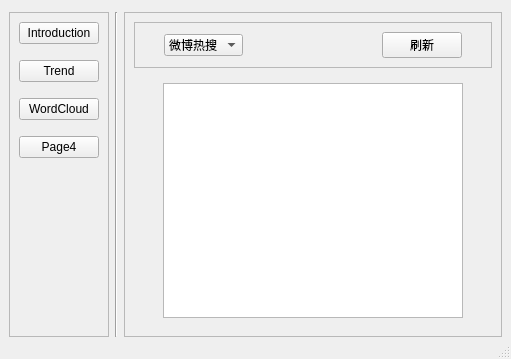
<?xml version="1.0" encoding="UTF-8"?>
<ui version="4.0">
 <class>MainWindow</class>
 <widget class="QMainWindow" name="MainWindow">
  <property name="geometry">
   <rect>
    <x>0</x>
    <y>0</y>
    <width>489</width>
    <height>359</height>
   </rect>
  </property>
  <property name="minimumSize">
   <size>
    <width>0</width>
    <height>0</height>
   </size>
  </property>
  <property name="windowTitle">
   <string>MainWindow</string>
  </property>
  <widget class="QWidget" name="centralwidget">
   <property name="sizePolicy">
    <sizepolicy hsizetype="Expanding" vsizetype="Expanding">
     <horstretch>0</horstretch>
     <verstretch>0</verstretch>
    </sizepolicy>
   </property>
   <property name="minimumSize">
    <size>
     <width>0</width>
     <height>0</height>
    </size>
   </property>
   <layout class="QHBoxLayout" name="horizontalLayout">
    <property name="topMargin">
     <number>12</number>
    </property>
    <property name="bottomMargin">
     <number>0</number>
    </property>
    <item>
     <widget class="QFrame" name="frame">
      <property name="enabled">
       <bool>true</bool>
      </property>
      <property name="sizePolicy">
       <sizepolicy hsizetype="Maximum" vsizetype="Preferred">
        <horstretch>0</horstretch>
        <verstretch>0</verstretch>
       </sizepolicy>
      </property>
      <property name="mouseTracking">
       <bool>false</bool>
      </property>
      <property name="focusPolicy">
       <enum>Qt::NoFocus</enum>
      </property>
      <property name="layoutDirection">
       <enum>Qt::LeftToRight</enum>
      </property>
      <property name="frameShape">
       <enum>QFrame::StyledPanel</enum>
      </property>
      <property name="frameShadow">
       <enum>QFrame::Raised</enum>
      </property>
      <layout class="QVBoxLayout" name="verticalLayout" stretch="0,0,0,0,0">
       <property name="spacing">
        <number>16</number>
       </property>
       <item>
        <widget class="QPushButton" name="btn1">
         <property name="sizePolicy">
          <sizepolicy hsizetype="Preferred" vsizetype="Minimum">
           <horstretch>0</horstretch>
           <verstretch>0</verstretch>
          </sizepolicy>
         </property>
         <property name="text">
          <string>Introduction</string>
         </property>
        </widget>
       </item>
       <item>
        <widget class="QPushButton" name="btn2">
         <property name="sizePolicy">
          <sizepolicy hsizetype="Preferred" vsizetype="Minimum">
           <horstretch>0</horstretch>
           <verstretch>0</verstretch>
          </sizepolicy>
         </property>
         <property name="text">
          <string>Trend</string>
         </property>
        </widget>
       </item>
       <item>
        <widget class="QPushButton" name="btn3">
         <property name="sizePolicy">
          <sizepolicy hsizetype="Preferred" vsizetype="Minimum">
           <horstretch>0</horstretch>
           <verstretch>0</verstretch>
          </sizepolicy>
         </property>
         <property name="text">
          <string>WordCloud</string>
         </property>
        </widget>
       </item>
       <item>
        <widget class="QPushButton" name="btn4">
         <property name="enabled">
          <bool>true</bool>
         </property>
         <property name="sizePolicy">
          <sizepolicy hsizetype="Preferred" vsizetype="Minimum">
           <horstretch>0</horstretch>
           <verstretch>0</verstretch>
          </sizepolicy>
         </property>
         <property name="minimumSize">
          <size>
           <width>0</width>
           <height>0</height>
          </size>
         </property>
         <property name="text">
          <string>Page4</string>
         </property>
        </widget>
       </item>
       <item>
        <spacer name="verticalSpacer">
         <property name="orientation">
          <enum>Qt::Vertical</enum>
         </property>
         <property name="sizeType">
          <enum>QSizePolicy::MinimumExpanding</enum>
         </property>
         <property name="sizeHint" stdset="0">
          <size>
           <width>20</width>
           <height>40</height>
          </size>
         </property>
        </spacer>
       </item>
      </layout>
     </widget>
    </item>
    <item>
     <widget class="Line" name="line">
      <property name="orientation">
       <enum>Qt::Vertical</enum>
      </property>
     </widget>
    </item>
    <item>
     <widget class="QStackedWidget" name="Rpage">
      <property name="frameShape">
       <enum>QFrame::StyledPanel</enum>
      </property>
      <property name="frameShadow">
       <enum>QFrame::Raised</enum>
      </property>
      <property name="currentIndex">
       <number>1</number>
      </property>
      <widget class="QWidget" name="IntroPage">
       <layout class="QVBoxLayout" name="verticalLayout_3">
        <item>
         <spacer name="verticalSpacer_3">
          <property name="orientation">
           <enum>Qt::Vertical</enum>
          </property>
          <property name="sizeType">
           <enum>QSizePolicy::Fixed</enum>
          </property>
          <property name="sizeHint" stdset="0">
           <size>
            <width>20</width>
            <height>40</height>
           </size>
          </property>
         </spacer>
        </item>
        <item>
         <layout class="QHBoxLayout" name="horizontalLayout_3">
          <item>
           <spacer name="horizontalSpacer_2">
            <property name="orientation">
             <enum>Qt::Horizontal</enum>
            </property>
            <property name="sizeHint" stdset="0">
             <size>
              <width>40</width>
              <height>20</height>
             </size>
            </property>
           </spacer>
          </item>
          <item>
           <widget class="QLabel" name="label_3">
            <property name="font">
             <font>
              <pointsize>17</pointsize>
             </font>
            </property>
            <property name="text">
             <string>What's happening in the world?</string>
            </property>
           </widget>
          </item>
          <item>
           <spacer name="horizontalSpacer_3">
            <property name="orientation">
             <enum>Qt::Horizontal</enum>
            </property>
            <property name="sizeHint" stdset="0">
             <size>
              <width>40</width>
              <height>20</height>
             </size>
            </property>
           </spacer>
          </item>
         </layout>
        </item>
        <item>
         <spacer name="verticalSpacer_2">
          <property name="orientation">
           <enum>Qt::Vertical</enum>
          </property>
          <property name="sizeType">
           <enum>QSizePolicy::MinimumExpanding</enum>
          </property>
          <property name="sizeHint" stdset="0">
           <size>
            <width>20</width>
            <height>40</height>
           </size>
          </property>
         </spacer>
        </item>
       </layout>
      </widget>
      <widget class="QWidget" name="TrendPage">
       <layout class="QVBoxLayout" name="verticalLayout_2">
        <item>
         <widget class="QFrame" name="frame_3">
          <property name="frameShape">
           <enum>QFrame::StyledPanel</enum>
          </property>
          <property name="frameShadow">
           <enum>QFrame::Raised</enum>
          </property>
          <layout class="QHBoxLayout" name="horizontalLayout_2">
           <item>
            <spacer name="horizontalSpacer_6">
             <property name="orientation">
              <enum>Qt::Horizontal</enum>
             </property>
             <property name="sizeType">
              <enum>QSizePolicy::Fixed</enum>
             </property>
             <property name="sizeHint" stdset="0">
              <size>
               <width>20</width>
               <height>20</height>
              </size>
             </property>
            </spacer>
           </item>
           <item>
            <widget class="QComboBox" name="comboBox">
             <property name="sizePolicy">
              <sizepolicy hsizetype="Fixed" vsizetype="Fixed">
               <horstretch>0</horstretch>
               <verstretch>0</verstretch>
              </sizepolicy>
             </property>
             <property name="minimumSize">
              <size>
               <width>60</width>
               <height>20</height>
              </size>
             </property>
             <item>
              <property name="text">
               <string>微博热搜</string>
              </property>
             </item>
             <item>
              <property name="text">
               <string>知乎热榜</string>
              </property>
             </item>
             <item>
              <property name="text">
               <string>百度热搜</string>
              </property>
             </item>
            </widget>
           </item>
           <item>
            <spacer name="horizontalSpacer">
             <property name="orientation">
              <enum>Qt::Horizontal</enum>
             </property>
             <property name="sizeType">
              <enum>QSizePolicy::Expanding</enum>
             </property>
             <property name="sizeHint" stdset="0">
              <size>
               <width>120</width>
               <height>20</height>
              </size>
             </property>
            </spacer>
           </item>
           <item>
            <widget class="QPushButton" name="pushButton">
             <property name="sizePolicy">
              <sizepolicy hsizetype="Fixed" vsizetype="Fixed">
               <horstretch>0</horstretch>
               <verstretch>0</verstretch>
              </sizepolicy>
             </property>
             <property name="minimumSize">
              <size>
               <width>60</width>
               <height>20</height>
              </size>
             </property>
             <property name="text">
              <string>刷新</string>
             </property>
            </widget>
           </item>
           <item>
            <spacer name="horizontalSpacer_7">
             <property name="orientation">
              <enum>Qt::Horizontal</enum>
             </property>
             <property name="sizeType">
              <enum>QSizePolicy::Fixed</enum>
             </property>
             <property name="sizeHint" stdset="0">
              <size>
               <width>20</width>
               <height>20</height>
              </size>
             </property>
            </spacer>
           </item>
          </layout>
         </widget>
        </item>
        <item>
         <widget class="QStackedWidget" name="stackedWidget">
          <property name="layoutDirection">
           <enum>Qt::LeftToRight</enum>
          </property>
          <property name="currentIndex">
           <number>2</number>
          </property>
          <widget class="QWidget" name="wb">
           <layout class="QHBoxLayout" name="horizontalLayout_5">
            <item>
             <spacer name="horizontalSpacer_4">
              <property name="orientation">
               <enum>Qt::Horizontal</enum>
              </property>
              <property name="sizeType">
               <enum>QSizePolicy::Fixed</enum>
              </property>
              <property name="sizeHint" stdset="0">
               <size>
                <width>20</width>
                <height>20</height>
               </size>
              </property>
             </spacer>
            </item>
            <item>
             <widget class="QListWidget" name="wblist">
              <property name="enabled">
               <bool>true</bool>
              </property>
              <property name="sizePolicy">
               <sizepolicy hsizetype="Preferred" vsizetype="Preferred">
                <horstretch>0</horstretch>
                <verstretch>0</verstretch>
               </sizepolicy>
              </property>
              <property name="minimumSize">
               <size>
                <width>300</width>
                <height>0</height>
               </size>
              </property>
             </widget>
            </item>
            <item>
             <spacer name="horizontalSpacer_5">
              <property name="orientation">
               <enum>Qt::Horizontal</enum>
              </property>
              <property name="sizeType">
               <enum>QSizePolicy::Fixed</enum>
              </property>
              <property name="sizeHint" stdset="0">
               <size>
                <width>20</width>
                <height>20</height>
               </size>
              </property>
             </spacer>
            </item>
           </layout>
          </widget>
          <widget class="QWidget" name="zh">
           <layout class="QHBoxLayout" name="horizontalLayout_7">
            <item>
             <spacer name="horizontalSpacer_8">
              <property name="orientation">
               <enum>Qt::Horizontal</enum>
              </property>
              <property name="sizeType">
               <enum>QSizePolicy::Fixed</enum>
              </property>
              <property name="sizeHint" stdset="0">
               <size>
                <width>20</width>
                <height>20</height>
               </size>
              </property>
             </spacer>
            </item>
            <item>
             <widget class="QListWidget" name="zhlist">
              <property name="sizePolicy">
               <sizepolicy hsizetype="Preferred" vsizetype="Preferred">
                <horstretch>0</horstretch>
                <verstretch>0</verstretch>
               </sizepolicy>
              </property>
              <property name="minimumSize">
               <size>
                <width>240</width>
                <height>0</height>
               </size>
              </property>
             </widget>
            </item>
            <item>
             <spacer name="horizontalSpacer_9">
              <property name="orientation">
               <enum>Qt::Horizontal</enum>
              </property>
              <property name="sizeType">
               <enum>QSizePolicy::Fixed</enum>
              </property>
              <property name="sizeHint" stdset="0">
               <size>
                <width>20</width>
                <height>20</height>
               </size>
              </property>
             </spacer>
            </item>
           </layout>
          </widget>
          <widget class="QWidget" name="bd">
           <layout class="QHBoxLayout" name="horizontalLayout_6">
            <item>
             <spacer name="horizontalSpacer_10">
              <property name="orientation">
               <enum>Qt::Horizontal</enum>
              </property>
              <property name="sizeType">
               <enum>QSizePolicy::Fixed</enum>
              </property>
              <property name="sizeHint" stdset="0">
               <size>
                <width>20</width>
                <height>20</height>
               </size>
              </property>
             </spacer>
            </item>
            <item>
             <widget class="QListWidget" name="bdlist">
              <property name="enabled">
               <bool>true</bool>
              </property>
              <property name="sizePolicy">
               <sizepolicy hsizetype="Preferred" vsizetype="Preferred">
                <horstretch>0</horstretch>
                <verstretch>0</verstretch>
               </sizepolicy>
              </property>
              <property name="minimumSize">
               <size>
                <width>300</width>
                <height>0</height>
               </size>
              </property>
             </widget>
            </item>
            <item>
             <spacer name="horizontalSpacer_11">
              <property name="orientation">
               <enum>Qt::Horizontal</enum>
              </property>
              <property name="sizeType">
               <enum>QSizePolicy::Fixed</enum>
              </property>
              <property name="sizeHint" stdset="0">
               <size>
                <width>20</width>
                <height>20</height>
               </size>
              </property>
             </spacer>
            </item>
           </layout>
          </widget>
         </widget>
        </item>
       </layout>
      </widget>
      <widget class="QWidget" name="WCPage">
       <layout class="QHBoxLayout" name="horizontalLayout_4">
        <item>
         <widget class="QPushButton" name="pushButton_2">
          <property name="text">
           <string>generate 
 WordCloud</string>
          </property>
         </widget>
        </item>
        <item>
         <widget class="QProgressBar" name="progressBar">
          <property name="sizePolicy">
           <sizepolicy hsizetype="Preferred" vsizetype="Fixed">
            <horstretch>0</horstretch>
            <verstretch>0</verstretch>
           </sizepolicy>
          </property>
          <property name="value">
           <number>24</number>
          </property>
         </widget>
        </item>
        <item>
         <widget class="QLabel" name="label_5">
          <property name="text">
           <string/>
          </property>
         </widget>
        </item>
       </layout>
      </widget>
      <widget class="QWidget" name="window4">
       <widget class="QLabel" name="label_4">
        <property name="geometry">
         <rect>
          <x>40</x>
          <y>50</y>
          <width>121</width>
          <height>51</height>
         </rect>
        </property>
        <property name="text">
         <string>wait for adding</string>
        </property>
       </widget>
      </widget>
     </widget>
    </item>
   </layout>
  </widget>
  <widget class="QStatusBar" name="statusbar"/>
 </widget>
 <resources/>
 <connections/>
</ui>
